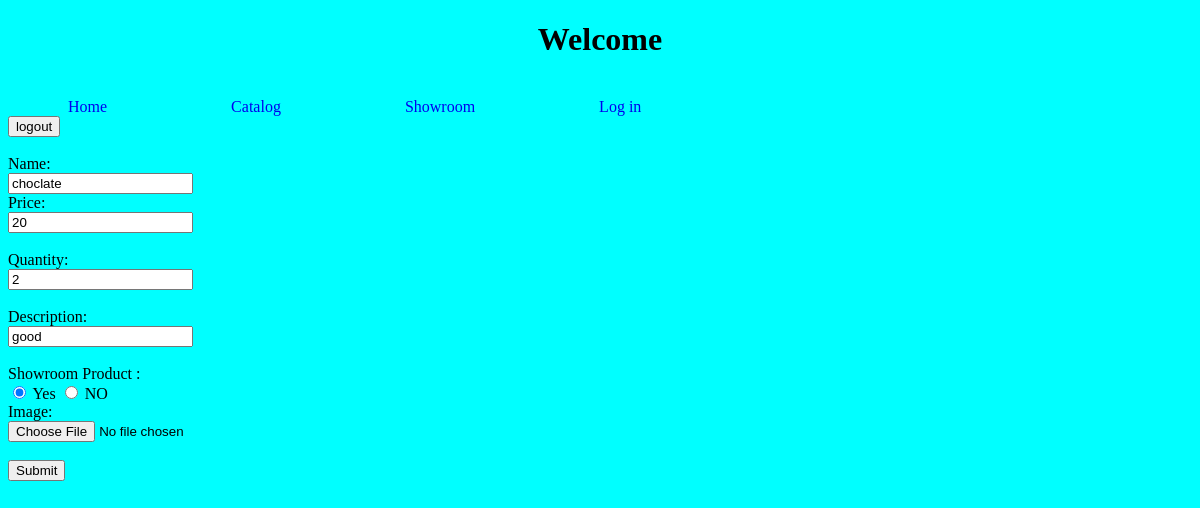
The page /updation_form.php?id=17 on the database its author committed.
### tables this page shows
CREATE TABLE IF NOT EXISTS `product` (
  `id` int(11) NOT NULL AUTO_INCREMENT,
  `name` varchar(100) NOT NULL,
  `quantity` int(11) NOT NULL,
  `price` int(11) NOT NULL,
  `image_name` varchar(100) DEFAULT NULL,
  `image_url` varchar(100) NOT NULL,
  `like_count` int(11) DEFAULT 0,
  `description` varchar(500) NOT NULL,
  `is_showroom` int(1) NOT NULL DEFAULT 0,
  PRIMARY KEY (`id`)
);

### updation_form.php (the view, shortened to what this page needs)
<?php
    include 'db/conn.php';
    require_once("views/header.php");
    $sql = "SELECT * from product where id=".$_GET['id'];
    $result = $conn->query($sql);
    while($row = $result->fetch_assoc()) {
?>
<form action="<?= $_SERVER['PHP_SELF'] ?>" method="post" >
             <input type="submit" name="logout" value="logout"><br><br>
        </form>
        <form action="db_update.php" method="post" enctype="multipart/form-data">
            Name:<br>
            <input type="text" name="name" value="<?= $row['name']?>" pattern="[a-zA-z]{1,25}"><br>
            Price:<br>
            <input type="number" name="price" value="<?= $row['price']?>"><br><br>
            Quantity:<br>
            <input type="number" name="quantity" value="<?= $row['quantity']?>"><br><br>
            Description:<br>
            <input type="text" name="description" value="<?= $row['description']?>"><br><br>
            Showroom Product : <br>
            <input type="radio" name="is_showroom" value="1" checked> Yes
            <input type="radio" name="is_showroom" value="0"> NO<br>
            Image:<br>
            <input type="file" name="image"  ><br><br>
            <input type="submit" value="Submit">
        </form>
    <?php
    }
    ?>

### views/header.php (style rules this page uses)
body { background-color: aqua; }

### rows shown on the page
product: name "choclate", price "20", quantity "2", description "good"
